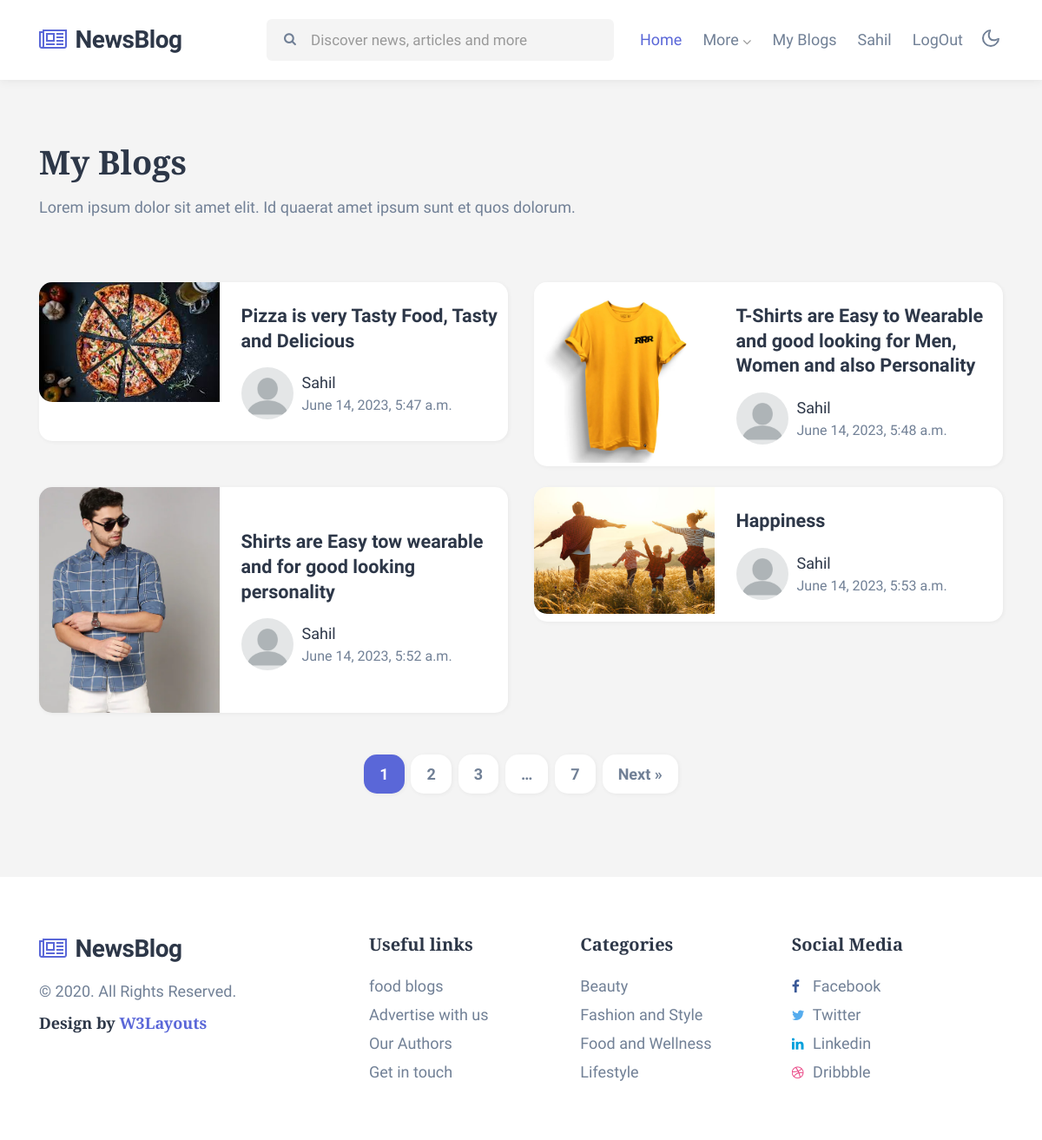
Page /my_blogs/ (signed in) on the committed database.
### blogapp/models.py (models this page shows, shortened)
class User(models.Model):
    v1 = [('Male','Male'),
          ('Female','Female'),
          ('Others','Others')]
    first_name = models.CharField(max_length=150)
    last_name = models.CharField(max_length=150)
    email = models.EmailField(unique=True)
    username = models.CharField(max_length=100,unique=True)
    password = models.CharField(max_length=255)
    gender = models.CharField(max_length=50,choices=v1)
    pic = models.FileField(upload_to='profile_pics',default='saaad.jpg')

class Blog(models.Model):
    c1 = [('food','food'),
          ('lifestyle','lifestyle'),
          ('fashion','fashion'),
          ('beauty','beauty')]
    title = models.CharField(max_length=150)
    des = models.TextField()
    pic = models.FileField(upload_to='blog_photos', default='nature.jpg')
    time = models.DateTimeField(auto_now=True)
    user = models.ForeignKey(User, on_delete=models.CASCADE)
    category = models.CharField(max_length=150, choices=c1)

### blogapp/views.py (the view)
# urls.py: path('my_blogs/',my_blogs,name='my_blogs'),
def my_blogs(request):
    try:
        u_obj = User.objects.get(username = request.session['username'])
        l1 = Blog.objects.filter(user = u_obj)
        return render(request, 'my_blogs.html', {'userdata': u_obj, 'user_blogs': l1})
    except:
        return redirect('login')

### blogapp/templates/my_blogs.html
{% extends 'base.html' %}
{% load static %}
{% block content %}
<div class="w3l-homeblock2 w3l-homeblock5 py-5">
    <div class="container pt-md-4 pb-md-5">
        <h3 class="category-title mb-3"> My Blogs</h3>
        <p class="mb-sm-5 mb-4 max-width">Lorem ipsum dolor sit amet elit. Id quaerat amet ipsum sunt et quos dolorum.</p>
        <div class="row">
            {% for i in user_blogs %}
            <div class="col-lg-6 mt-4">
                <div class="bg-clr-white hover-box">
                    <div class="row">
                        <div class="col-sm-5 position-relative">
                            <a href="{% url 'single_blog' i.id %}" class="image-mobile">
                                <img class="card-img-bottom d-block radius-image-full" src="{{i.pic.url}}" alt="Card image cap">
                        </a>
                        </div>
                        <div class="col-sm-7 card-body blog-details align-self">
                            <a href="{% url 'single_blog' i.id %}" class="blog-desc">{{i.title}}
                            </a>
                            <div class="author align-items-center">
                                <img src="{{i.user.pic.url}}" alt="" class="img-fluid rounded-circle">
                                <ul class="blog-meta">
                                    <li>
                                        <a href="author.html">{{i.user.first_name}}</a>
                                    </li>
                                    <li class="meta-item blog-lesson">
                                        <span class="meta-value">{{i.time}}</span>
                                    </li>
                                </ul>
                            </div>
                        </div>
                    </div>
                </div>
            </div>
            <br>
            {% endfor %}
        </div>
        <ul class="site-pagination text-center mt-md-5 mt-4">
            <li><span aria-current="page" class="page-numbers current">1</span></li>
            <li><a class="page-numbers" href="#page2">2</a></li>
            <li><a class="page-numbers" href="#page3">3</a></li>
            <li><span class="page-numbers dots">…</span></li>
            <li><a class="page-numbers" href="#page7">7</a></li>
            <li><a class="next page-numbers" href="#next">Next »</a></li>
        </ul>
    </div>
</div>
{% endblock %}

### blogapp/templates/base.html (shortened to what this page needs)
{% load static %}
<!doctype html>
<html lang="en">
  <head>
    <link rel="stylesheet" href="{%static 'assets/css/style-starter.css' %}">
  </head>
  <body>
<header class="w3l-header">
	<div class="container">
	<nav class="navbar navbar-expand-lg navbar-light fill px-lg-0 py-0 px-sm-3 px-0">
			<a class="navbar-brand" href="{% url 'index' %}">
				<span class="fa fa-newspaper-o"></span> NewsBlog</a>
			<div class="collapse navbar-collapse" id="navbarSupportedContent">
				<nav class="mx-auto">
					<div class="search-bar">
						<form class="search">
							<input type="search" class="search__input" name="search" placeholder="Discover news, articles and more"
								onload="equalWidth()" required>
							<span class="fa fa-search search__icon"></span>
						</form>
					</div>
				</nav>
				<ul class="navbar-nav">
					<li class="nav-item active">
						<a class="nav-link" href="{% url 'index' %}">Home</a>
					</li>
					<li class="nav-item dropdown @@pages__active">
						<a class="nav-link dropdown-toggle" href="#" id="navbarDropdown" role="button"
							data-toggle="dropdown" aria-haspopup="true" aria-expanded="false">
							More <span class="fa fa-angle-down"></span>
						</a>
					</li>
          {% if userdata %}
          <li class="nav-item @@contact__active">
						<a class="nav-link" href="{% url 'my_blogs' %}">My Blogs</a>
					</li>
          <li class="nav-item @@contact__active">
						<a class="nav-link" href="">{{userdata.first_name}}</a>
					</li>
          <li class="nav-item @@contact__active">
						<a class="nav-link" href="{% url 'logout' %}">LogOut</a>
					</li>
          {% endif %}
				</ul>
			</div>
			<div class="mobile-position">
				<nav class="navigation">
					<div class="theme-switch-wrapper">
						<label class="theme-switch" for="checkbox">
							<div class="mode-container">
								<i class="gg-moon"></i>
							</div>
						</label>
					</div>
				</nav>
			</div>
		</div>
</header>
{% block content %}
{% endblock %}
<section class="app-footer">
    <footer class="footer-28 py-5">
      <div class="footer-bg-layer">
        <div class="container py-lg-3">
          <div class="row footer-top-28">
            <div class="col-lg-4 footer-list-28 copy-right mb-lg-0 mb-sm-5 mt-sm-0 mt-4">
              <a class="navbar-brand mb-3" href="index.html">
                <span class="fa fa-newspaper-o"></span> NewsBlog</a>
              <p class="copy-footer-28"> © 2020. All Rights Reserved. </p>
              <h5 class="mt-2">Design by <a href="https://w3layouts.com/">W3Layouts</a></h5>
            </div>
            <div class="col-lg-8 row">
              <div class="col-sm-4 col-6 footer-list-28">
                <h6 class="footer-title-28">Useful links</h6>
                <ul>
                  <li><a href="#categories">food blogs</a></li>
                  <li><a href="#advertise">Advertise with us</a></li>
                  <li><a href="#authors">Our Authors</a></li>
                  <li><a href="{% url 'contact' %}">Get in touch</a></li>
                </ul>
              </div>
              <div class="col-sm-4 col-6 footer-list-28">
                <h6 class="footer-title-28">Categories</h6>
                <ul>
                  <li><a href="{% url 'beauty' %}">Beauty</a></li>
                  <li><a href="{% url 'fashion' %}">Fashion and Style</a></li>
                  <li><a href="{% url 'food' %}"> Food and Wellness</a></li>
                  <li><a href="{% url 'lifestyle' %}">Lifestyle</a></li>
                </ul>
              </div>
              <div class="col-sm-4 col-6 footer-list-28 mt-sm-0 mt-4">
                <h6 class="footer-title-28">Social Media</h6>
                <ul class="social-icons">
                  <li class="facebook">
                    <a href="#facebook"><span class="fa fa-facebook"></span> Facebook</a></li>
                  <li class="twitter"> <a href="#twitter"><span class="fa fa-twitter"></span> Twitter</a></li>
                  <li class="linkedin"> <a href="#linkedin"><span class="fa fa-linkedin"></span> Linkedin</a></li>
                  <li class="dribbble"><a href="#dribbble"><span class="fa fa-dribbble"></span> Dribbble</a></li>
                </ul>
              </div>
            </div>
          </div>
        </div>
      </div>
    </footer>
  </section>
  </body>
  </html>

### rows in the picture
User: first_name "Sahil"
Blog: pic (picture), title "Pizza is very Tasty Food, Tasty and Delicious", user.pic (picture), user.first_name "Sahil", time "June 14, 2023, 5:47 a.m."
Blog: pic (picture), title "T-Shirts are Easy to Wearable and good looking for Men, Women and also Personality", user.pic (picture), user.first_name "Sahil", time "June 14, 2023, 5:48 a.m."
Blog: pic (picture), title "Shirts are Easy tow wearable and for good looking personality", user.pic (picture), user.first_name "Sahil", time "June 14, 2023, 5:52 a.m."
Blog: pic (picture), title "Happiness", user.pic (picture), user.first_name "Sahil", time "June 14, 2023, 5:53 a.m."
